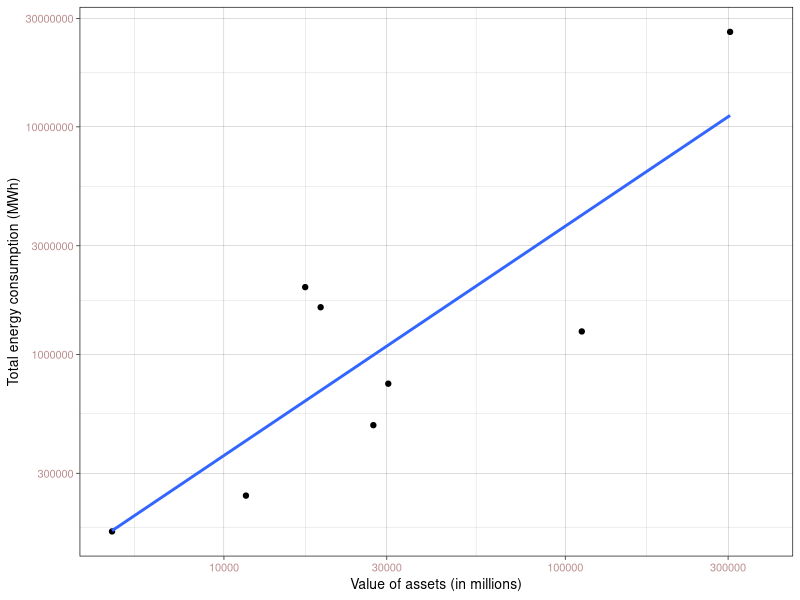

Write R code to recreate this figure.
## ---- chunk 1
# Set your working directory

# Load your packages

library(tidyverse)
library(corrplot)
library(knitr)

#Build theme
mytheme <- theme_linedraw(base_size = 10) +
  theme(axis.text = element_text(color = "rosybrown"), 
        legend.position = "bottom")

#Set as default theme
theme_set(mytheme)

#Load data

company_selection_clean <- read.csv("./Data/Processed/Company_Selection_Clean.csv")

Reporting_inconsistencies_processed <- read.csv("./Data/Processed/Reporting_inconsistencies_processed.csv")

Energy_Usage_Clean <- read.csv("./Data/Processed/Energy_Usage_Clean.csv")

#Join datasets 

company_profiles <- left_join(company_selection_clean, Reporting_inconsistencies_processed)

company_profiles <- left_join(company_profiles, Energy_Usage_Clean)

#Filter out 1.0 ratios 

company_profiles2 <- company_profiles[!is.na(company_profiles$Company.report),]
  

## ---- chunk 2
top5 <- company_profiles2 %>% 
  slice_max(Inconsistency_ratio, n = 5) %>%
  select(Company, Inconsistency_ratio)

kable(top5, caption = "Top 5 Companies by Highest Reporting Inconsistency Ratio", align = 'l')
## ---- chunk 3

## ---- chunk 4

options(scipen=5) 

Plot1 <- ggplot(company_profiles2, aes(x = Assets, y = Total.energy.consumption)) +
  geom_point() +
  geom_smooth(method = "lm", se = FALSE) +
  scale_x_log10() +
  scale_y_log10() +
  labs(x = "Value of assets (in millions)", y = "Total energy consumption (MWh)")
print(Plot1)

